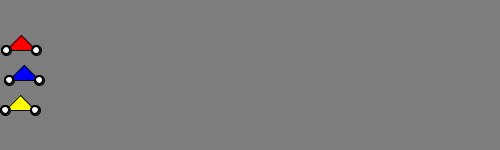
Frame 1 (no input)
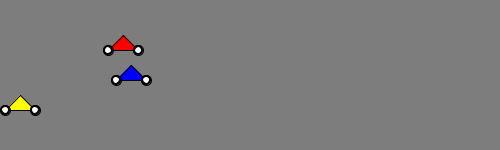
Frame 60 (the mouse pressed at the canvas centre just before this capture)
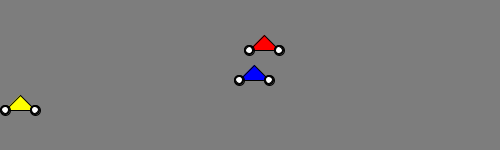
Frame 120 (the mouse held since frame 60 and released just before this capture)

The Processing sketch that drew these frames (run headless with seeded random() and noise(); from frame 60 on, the mouse is pressed at the canvas centre):

// Processing sketch: Motorbikes_race
// ── Motorbikes_race.pde
final color RED = color(255,0,0);
final color BLUE = color(0,0,255);
final color YELLOW = color(255,255,0);
final int RACING = 0;
final int FINISHED = 1;
int winRed = 0;
int winBlue = 0;
int winYellow = 0;
int gameMode = RACING;


class playerMotorbike   //new class parameters for player motorbike
{
 int x = 5;
 int y;
 int speed=0;
 int size=30;
 color colour;


// constructor Player Motorbike

playerMotorbike( int y, color colour)
{
 this.y = y;
 this.colour = colour;
 this.speed = (int)random(5.3);
}

void playerMove()  // steering value for player 
{
  if(keyPressed)
  {
  if( keyCode == RIGHT)
  {
  this.speed = (int)random(5.3);    //each key press add this value to speed
  x=x+speed;
  }
  }
}

void render()      // copy paste of drawing a motorbike from CPU motorbike
 {
   float wheelHeight = size/3;
   fill(colour);
   triangle(x,y,x+size,y,x+size/2,y-size/2);
   drawWheel(x,y,wheelHeight);
   drawWheel(x+size,y,wheelHeight);
 }
  void drawWheel(int x,int y,float size)
 {
    float inner = size*2/3;
    fill(0);
    ellipse(x,y,size,size);
    fill(255);
    ellipse(x,y,inner,inner);
 }
  boolean finished()
 {
    return x > width-10;
    
 }
 void update()    // update for player motorbike
 {
   if ( !finished() )
   {
   playerMove();
   }
   render();
 }

}



class motorbike
{
 int x = 5;  //members
 int y;
 int speed=2;
 int size=30;
 color colour;
 
// constructor CPU players
motorbike( int y, color colour )
{
    this.y = y;
    this.colour = colour;
    this.speed = (int)random(5.0);
}

void move()
{
  this.speed = (int)random(5.0);
  x = x + speed;
}
  
void render()
 {
   float wheelHeight = size/3;
   fill(colour);
   triangle(x,y,x+size,y,x+size/2,y-size/2);
   drawWheel(x,y,wheelHeight);
   drawWheel(x+size,y,wheelHeight);
 }
 
 void drawWheel(int x,int y,float size)
 {
   float inner = size*2/3;
   fill(0);
   ellipse(x,y,size,size);
   fill(255);
   ellipse(x,y,inner,inner);
 }
 
 
 
 boolean finished()
 {
   return x > width-10;
    
 }
 void update()
 {
   if ( !finished() )
   {
     move();
   }
   render();
 }
} //end of class description

void keyPressed()
{
    if ( gameMode == FINISHED && key == ' ' )
    {
      // reset motorbikes, and set gameMode back to RACING
      b1 = new motorbike( 50, RED);
      b2 = new motorbike( 80, BLUE);
      b3 = new playerMotorbike( 110, YELLOW);
      gameMode = RACING;
    }
}

motorbike b1;
motorbike b2;
playerMotorbike b3;

void setup()
{
  size(500,150);
  b1 = new motorbike( 50, RED);
  b2 = new motorbike( 80, BLUE);
  b3 = new playerMotorbike( 110, YELLOW);
}

void draw()
{
  background(125);
  if ( gameMode == RACING )
  {
    b1.update();
    b2.update();
    b3.update();
    
    if ( b1.finished() )
    {
       gameMode = FINISHED;
       winRed = winRed+1;          // add +1 win each time race finish as red
    }
    if ( b2.finished() )
    {
       gameMode = FINISHED;
       winBlue = winBlue+1;        // add +1 win each time race finish as blue
    }
    if ( b3.finished() )
    {
       gameMode = FINISHED;
       winYellow = winYellow+1;    // add +1 win each time race finish as yellow
    }
    
  }
  else
  {
    // finished
    text( "GAME OVER - press space to restart", width/2-100, height/2 );
    text( "SCOREBOARD", 200,15 );    //scoreboard
    text( "red:"+winRed,105,30 ); 
    text( "blue:"+winBlue,230,30 ); 
    text( "yellow:"+winYellow,355,30 ); 
  }
} 
